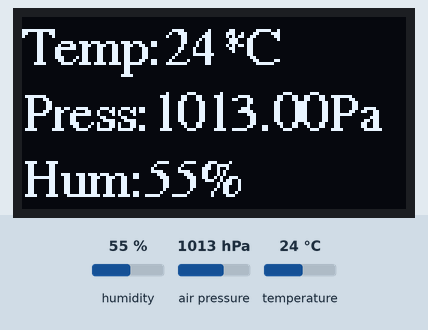
This sketch was run on a simulated Arduino Uno, built with avr-gcc and run on an emulated ATmega328P. On the bench: 128×64 one-colour display. Inputs (shaded band) come from the test bench; at power-on: humidity 55 %, air pressure 1013 hPa, temperature 24 °C. What the sketch prints to the serial monitor is not drawn.

Above: at 2.2 s.
3.3 s: humidity set to 22 %
At 5.1 s:
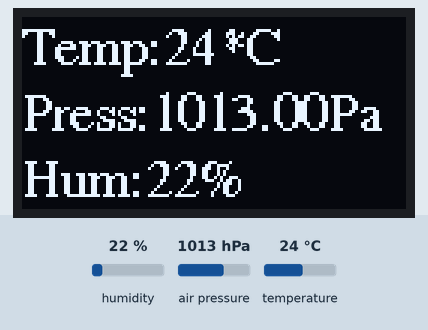
7.3 s: air pressure set to 952 hPa
At 8.4 s:
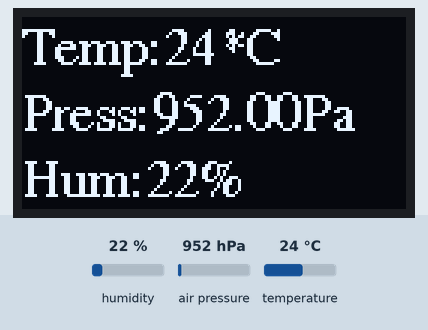
10.1 s: air pressure set to 1000 hPa
At 11.7 s:
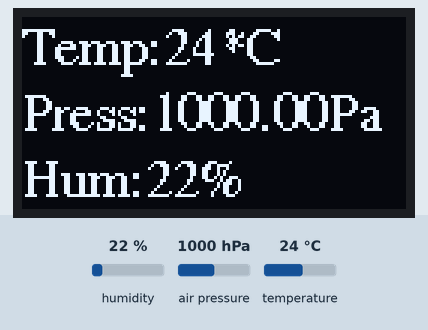
14.1 s: temperature set to 12 °C
At 16.1 s:
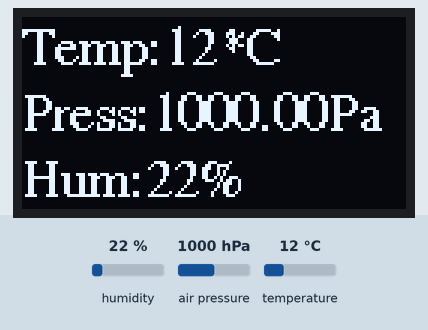
16.7 s: humidity set to 40 %
At 17.9 s:
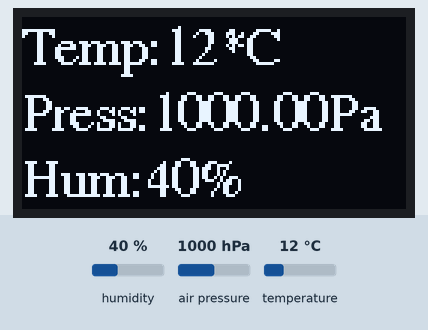
19.9 s: air pressure set to 975 hPa
At 21.5 s:
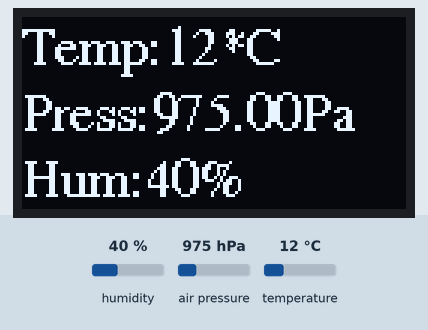
Timing chart, 0 to 23.0 s (numbered marks = the images above; inputs shaded):
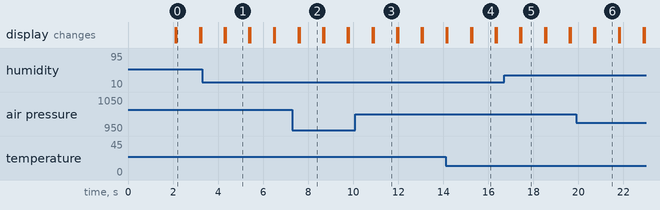

The sketch:

oled_bme280.ino
```cpp
#include <Adafruit_BME280.h>
#include <Adafruit_SH1106.h>
#include <Adafruit_GFX.h>
#include <Fonts/FreeSerif9pt7b.h>

#define OLED_RESET 4
Adafruit_SH1106 display(OLED_RESET);
Adafruit_BME280 bme;

void setup()
{
  Serial.begin(9600);
  display.begin(SH1106_SWITCHCAPVCC, 0x3C);
  display.setFont(&FreeSerif9pt7b);
  display.display();
  delay(2000);
  display.clearDisplay();
  if (!bme.begin(0x76))
  {
          Serial.println("Could not find a valid BME280 sensor, check wiring!");
          while (1);
        }
}

void loop()
{
  display.clearDisplay();

  Serial.print("Temperature = ");
  Serial.print(bme.readTemperature()); //prints in *C
  //Serial.print(bme.readTemperature() * 9 / 5 + 32); //prints in *F
  Serial.println("*C");
  display.setTextSize(1);
  display.setTextColor(WHITE);
  display.setCursor(0,15);
  display.print("Temp:");
  display.print((int)bme.readTemperature()); //prints in *C
  //display.print(bme.readTemperature() * 9 / 5 + 32); //prints in *F
  display.println("*C");
  display.display();


  Serial.print("Pressure = ");
  Serial.print(bme.readPressure()/100.0F);
  Serial.println("hPa");
  display.setTextSize(1);
  display.setTextColor(WHITE);
  display.print("Press:");
  display.print(bme.readPressure()/100.0F);
  display.println("Pa");
  display.display();

  Serial.print("Humidity = ");
  Serial.print(bme.readHumidity());
  Serial.println("%");
  display.setTextSize(1);
  display.setTextColor(WHITE);
  display.print("Hum:");
  display.print((int)bme.readHumidity());
  display.println("%");
  display.display();
  Serial.println();
  delay(1000);
}
```

Measured:
- after the input at 3.3 s, the display: first differs from a run without the input after 1.0 s (image 1)
- after the input at 7.3 s, the display: first differs from a run without the input after 0.32 s (image 2)
- after the input at 10.1 s, the display: first differs from a run without the input after 0.80 s (image 3)
- after the input at 14.1 s, the display: first differs from a run without the input after 1.1 s (image 4 shows a later state)
- after the input at 16.7 s, the display: first differs from a run without the input after 0.77 s (image 5)
- after the input at 19.9 s, the display: first differs from a run without the input after 0.85 s (image 6)
- what the display in image 0 shows lasts 1.0 s, from 2.2 s to 3.2 s
